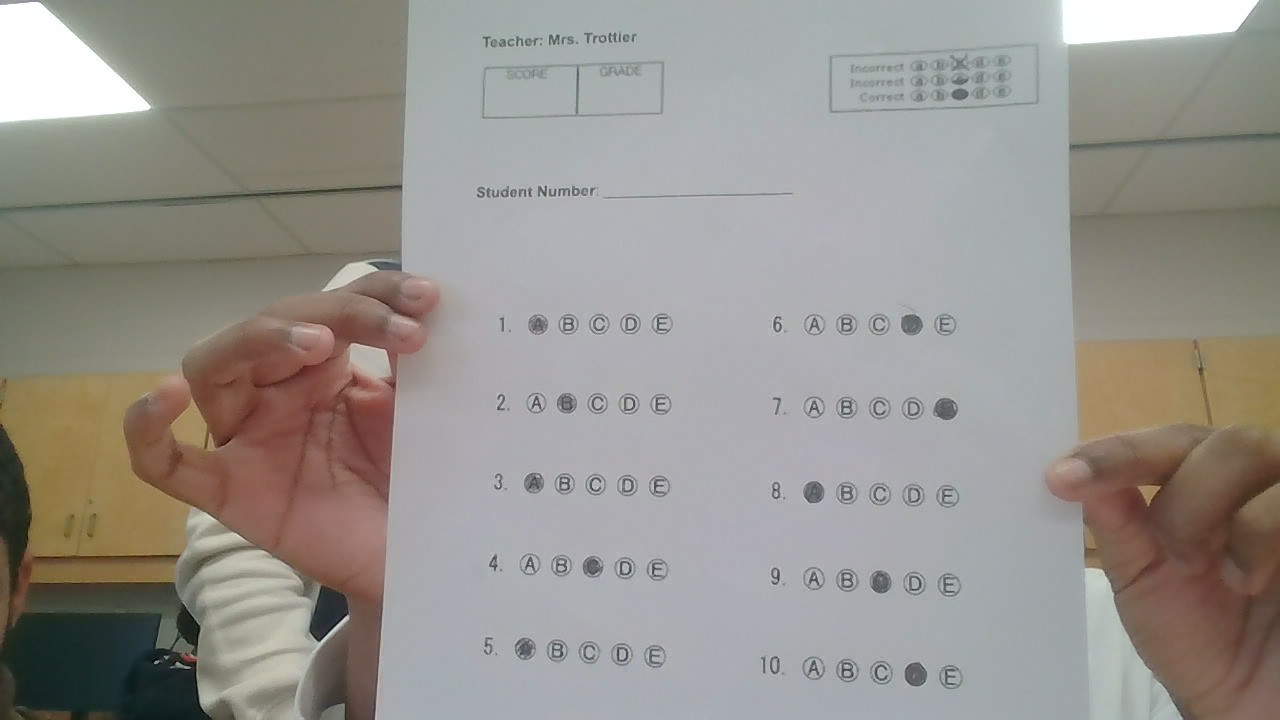
#> input picture test.jpg, 1280 x 720 px
$ python OpenCv.py test.jpg
#> lines starting #> are read from the running program, lines starting #| are printed output that depends on the picture

"""10-question, two-column Scantron reader.

Install: python -m pip install opencv-python numpy
"""

import argparse
import csv
from pathlib import Path

import cv2
import numpy as np

LETTERS = "ABCDE"
N_QUESTIONS = 10
OPTIONS = 5
WORK_WIDTH = 495


def find_grid(gray):
    """Return ten rows, each with five circles."""

    blur = cv2.GaussianBlur(gray, (5, 5), 1)

    found = cv2.HoughCircles(
        blur,
        cv2.HOUGH_GRADIENT,
        dp=1,
        minDist=20,
        param1=100,
        param2=20,
        minRadius=7,
        maxRadius=14
    )

    count = 0 if found is None else len(found[0])

    if count != N_QUESTIONS * OPTIONS:
        raise ValueError(
            f"Found {count} circles instead of 50. "
            "Retake a clear, upright photo with "
            "the same framing and all bubbles visible."
        )

    circles = sorted(
        found[0].tolist(),
        key=lambda c: c[0]
    )

    columns = [circles[:25], circles[25:]]

    if max(c[0] for c in columns[0]) >= min(
        c[0] for c in columns[1]
    ):
        raise ValueError(
            "Unable to separate the two answer columns."
        )

    rows = []

    for column in columns:

        column.sort(key=lambda c: c[1])

        for j in range(0, 25, OPTIONS):

            row = sorted(
                column[j:j + OPTIONS],
                key=lambda c: c[0]
            )

            if len(row) != OPTIONS:
                raise ValueError(
                    "Missing bubbles in a question row."
                )

            ys = [c[1] for c in row]
            gaps = np.diff([c[0] for c in row])

            if max(ys) - min(ys) > 13:
                raise ValueError(
                    "Bubbles in a question are not "
                    "horizontally aligned."
                )

            if np.any(gaps < 20) or np.any(gaps > 40):
                raise ValueError(
                    "Unexpected spacing between A-E bubbles."
                )

            rows.append(row)

    # Check spacing between question rows.

    for offset in (0, 5):

        centers = [
            float(np.median([c[1] for c in row]))
            for row in rows[offset:offset + 5]
        ]

        row_gaps = np.diff(centers)

        if np.any(row_gaps < 55) or np.any(row_gaps > 95):
            raise ValueError(
                "Unexpected spacing between question rows."
            )

    # Check alignment between both columns.

    for i in range(5):

        left_y = np.median(
            [c[1] for c in rows[i]]
        )

        right_y = np.median(
            [c[1] for c in rows[i + 5]]
        )

        if abs(left_y - right_y) > 15:
            raise ValueError(
                "Question rows across columns do not line up."
            )

    return rows


# [151 lines left out: functions measure, classify_question, not called in this run]


def detect_answers(
    path,
    debug_path="debug_output_photo.png"
):

#> called with path = 'test.jpg', debug_path = 'debug_output_photo.png'
    img = cv2.imread(str(path))
#> img is the input picture: shape (720, 1280, 3); mean B, G, R 141.6, 147.3, 150.3

    if img is None:
        raise ValueError(
            f"Could not open image: {path}"
        )

    height = round(
        img.shape[0] * WORK_WIDTH / img.shape[1]
    )
#> height = 278

    img = cv2.resize(
        img,
        (WORK_WIDTH, height),
        interpolation=cv2.INTER_AREA
    )
#> img: shape (278, 495, 3)

    gray = cv2.cvtColor(
        img,
        cv2.COLOR_BGR2GRAY
    )
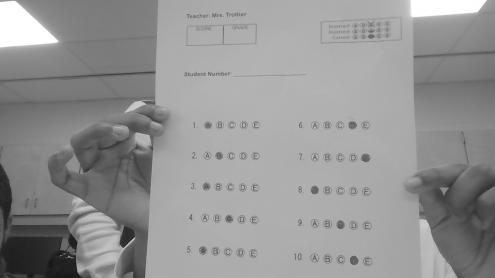
#> gray: shape (278, 495); min 23, max 255, mean 147.6

    rows = find_grid(gray)
#> in find_grid, `found = cv2.HoughCircles( blur, cv2.HOUGH_GRADIENT, dp=1, minDist=20, ..`: found = None
#> in find_grid, `count = 0 if found is None else len(found[0])`: count = 0

    annotated = img.copy()

    answers = []

    print(
        "Question | Answer   | Std deviations      | Darkness"
    )

    print("-" * 76)

    for q, row in enumerate(rows, start=1):

        stats = [
            measure(gray, circle)
            for circle in row
        ]

        answer, strong, possible = classify_question(stats)

        answers.append(answer)

        for i, (x, y, _) in enumerate(row):

            # Green: confidently selected.
            # Orange: possible selection.
            # Blue: unselected.

            if i in strong:
                color = (0, 190, 0)

            elif i in possible:
                color = (0, 165, 255)

            else:
                color = (255, 0, 0)

            cv2.circle(
                annotated,
                (round(x), round(y)),
                13,
                color,
                2
            )

        x, y, _ = row[0]

        cv2.putText(
            annotated,
            f"{q}:{answer}",
            (
                max(0, int(x)-55),
                max(12, int(y)-16)
            ),
            cv2.FONT_HERSHEY_SIMPLEX,
            0.34,
            (0, 0, 210),
            1
        )

        stds = [round(s) for s, _ in stats]

        darkness = [round(m) for _, m in stats]

        print(
            f"Q{q:02d}      | {answer:<8} | "
            f"{str(stds):<19} | {darkness}"
        )

    if not cv2.imwrite(str(debug_path), annotated):
        raise ValueError(
            f"Could not save debug image: {debug_path}"
        )

    print("\nANSWERS:", answers)

    print("Debug image:", debug_path)

    return answers


# [54 lines left out: function apply_corrections, not called in this run]


def main():

    parser = argparse.ArgumentParser(
        description=__doc__
    )

    parser.add_argument(
        "photo",
        help="Photo of the student Scantron"
    )

    parser.add_argument(
        "--key",
        help="Photo of teacher answer key"
    )

    parser.add_argument(
        "--student-id",
        default="test-student"
    )

    parser.add_argument(
        "--csv",
        default="results.csv"
    )

    parser.add_argument(
        "--set",
        action="append",
        default=[],
        metavar="Q=ANSWER",
        help="Correct a student's detected answer"
    )

    parser.add_argument(
        "--key-set",
        action="append",
        default=[],
        metavar="Q=ANSWER",
        help="Correct a teacher key's detected answer"
    )

    args = parser.parse_args()

    try:

        if args.key_set and not args.key:
            raise ValueError(
                "--key-set requires --key"
            )

        student = detect_answers(args.photo)

        student = apply_corrections(
            student,
            args.set,
            "student"
        )

        if not args.key:

            if args.set:
                print("Corrected answers:", student)

            return

        key = detect_answers(
            args.key,
            "debug_key_photo.png"
        )

        key = apply_corrections(
            key,
            args.key_set,
            "key"
        )

        if any(answer not in LETTERS for answer in key):
            raise ValueError(
                "Teacher key has BLANK/MULTIPLE/REVIEW; "
                "correct with --key-set Q=A"
            )

        if "REVIEW" in student:

            questions = [
                str(i)
                for i, a in enumerate(student, 1)
                if a == "REVIEW"
            ]

            raise ValueError(
                "Student answer(s) need manual review: Q"
                + ", Q".join(questions)
                + ". Correct with --set Q=A or --set Q=BLANK"
            )

        correct = sum(
            s == k
            for s, k in zip(student, key)
        )

        percent = correct * 100 / N_QUESTIONS

        print(
            f"\nGrade: {correct}/{N_QUESTIONS} "
            f"({percent:.0f}%)"
        )

        output = Path(args.csv)

        output.parent.mkdir(
            parents=True,
            exist_ok=True
        )

        with output.open(
            "a",
            newline="",
            encoding="utf-8"
        ) as file:

            writer = csv.writer(file)

            if file.tell() == 0:

                writer.writerow([
                    "Student ID",
                    *[f"Q{i}" for i in range(1, 11)],
                    "Correct",
                    "Percent"
                ])

            student_id = str(args.student_id)

            if student_id.startswith(
                ("=", "+", "-", "@", "\t", "\r")
            ):
                student_id = "'" + student_id

            writer.writerow([
                student_id,
                *student,
                correct,
                percent
            ])

        print("Saved:", output)

    except (ValueError, OSError, cv2.error) as exc:

#> (the run stopped early here; a loop or call above may not have finished)
